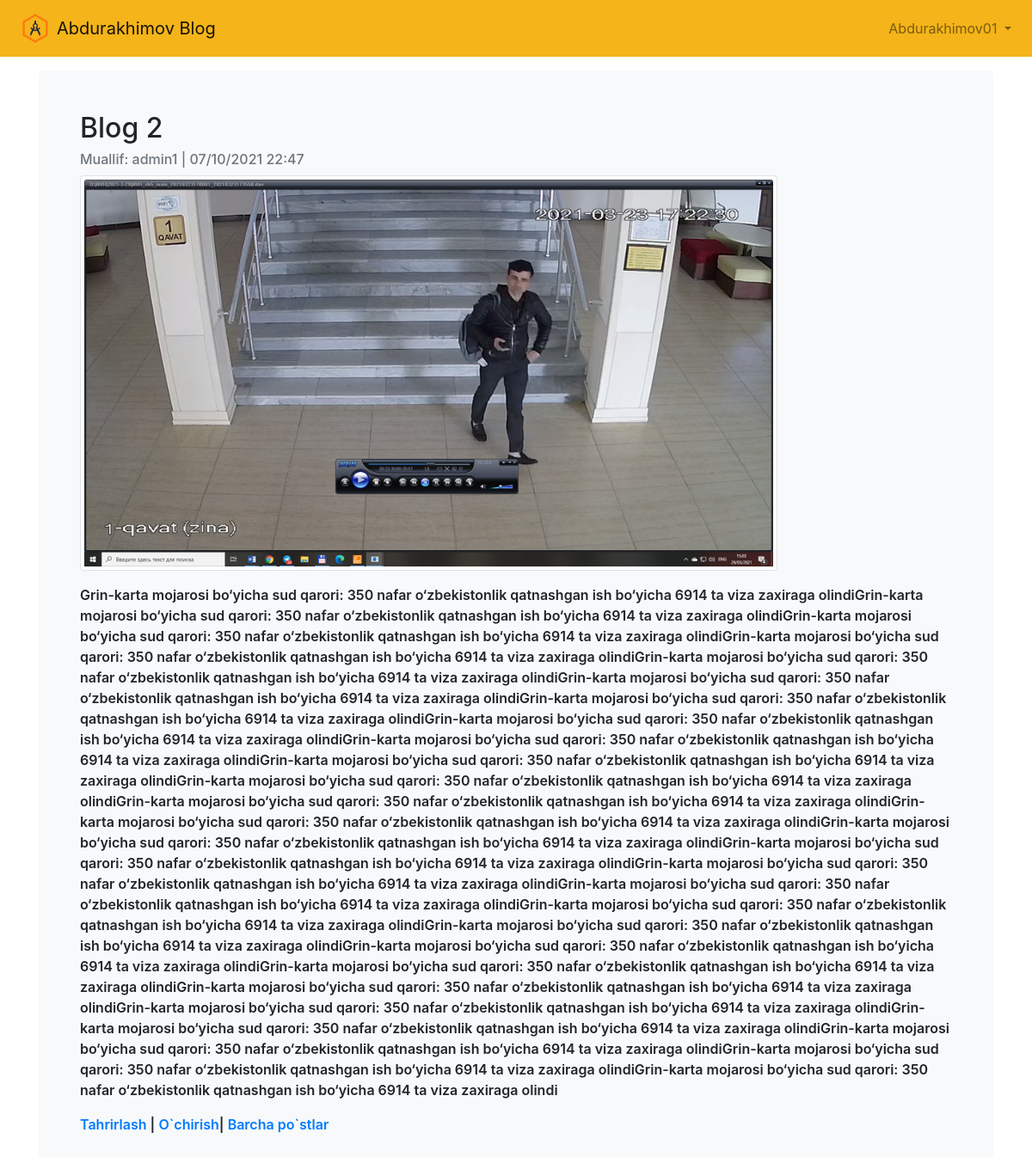
Page /article/9/ (signed in) on the committed database.
### accounts/models.py (models this page shows)
class CustomUser(AbstractUser):
    age = models.PositiveIntegerField(null=True, blank=True)
    address  = models.CharField(max_length=200, null=True, blank=True)

### article/models.py (models this page shows, shortened)
class Article(models.Model):
    title = models.CharField(max_length=150)
    summary = models.CharField(max_length=200, blank=True)
    body = RichTextField()
    photo = models.ImageField(upload_to='images/', blank=True)
    date = models.DateTimeField(auto_now_add=True)
    author = models.ForeignKey(
        get_user_model(),
        on_delete=models.CASCADE,
    )

### article/views.py (the view)
# urls.py: path('<int:pk>/', ArticleDetail.as_view(), name='article_detail'),
class ArticleDetail(DetailView):
    model = Article
    template_name = 'article_detail.html'

### templates/article_detail.html
{% extends 'base.html' %}
{% block content %}
<div class="bg-light p-5 rounded">
    <h2>{{ object.title }}</h2>
    <h6 class="card-subtitle mb-2 text-muted mt-2">Muallif: {{ object.author }} | {{ article.date|date:'d/m/Y G:i' }}</h6>
    {% if object.photo %}
    <img class="rounded d-block img-thumbnail" style="width:80%" src="{{ article.photo.url }}"alt="{{ article.title }}">
    {% endif%}
    <p class="mt-3">{{ object.body|safe }}</p>
 {% if user.is_superuser or user.is_staff %}
    <a href="{% url 'article_edit' article.pk %}" >Tahrirlash</a> |
    <a href="{% url 'article_delete' article.pk %}" >O`chirish</a>|
    <a href="{% url 'article_list' %}" >Barcha po`stlar</a>
{% else %}
    <a href="{% url 'article_list' %}" >Barcha po`stlar</a>
{% endif %}
</div>
{% endblock content %}

### templates/base.html (shortened to what this page needs)
{% load static  %}
<!DOCTYPE html>
<html lang="en">
<head>
    <link rel="stylesheet" href="https://cdn.jsdelivr.net/npm/bootstrap@4.5.3/dist/css/bootstrap.min.css">
</head>
<body>
        <nav class="navbar navbar-expand-lg navbar-light" style="background-color: #F4B41A;">
                <img src="/media/logo/logo.png" width="50" height="50" class="d-inline-block align-top" alt="">
                <a class="navbar-brand" href="{% url 'home' %}">
                Abdurakhimov Blog
            </a>
            <div class="collapse navbar-collapse" id="navbarSupportedContent">
                {% if user.is_authenticated %}
                    <ul class="navbar-nav ml-auto">
                        <li class="nav-item">
                            <a class="nav-link dropdown-toggle" href="#"
                                id="navbarDropdown" role="button" data-toggle="dropdown"
                                aria-haspopup="true" aria-expanded="false">
                                {{ user.username | title }}
                            </a>
                        </li>
                    </ul>
                {% else %}
                    <form class="form-inline ml-auto">
                        <a href="{% url 'login' %}" class="btn btn-outline-light">Kirish</a>
                        <a href="{% url 'signup' %}" class="btn btn-primary ml-2">Ro'yxatdan o'tish</a>
                    </form>
                {% endif %}
            </div>
        </nav>
    <main>
     <div class="container mt-3" style="font-weight:600">
    {% block content %}
    {% endblock content %}
     </div>
    </main>
</body>
</html>

### rows in the picture
CustomUser: username "Abdurakhimov01"
Article: title "Blog 2", author "admin1", date "07/10/2021 22:47", photo (picture), body "Grin-karta mojarosi bo‘yicha sud qarori: 350 nafar o‘zbekistonlik qatnashgan ish bo‘yicha 6914 ta viza zaxiraga olindiGrin-karta mojarosi bo‘yicha sud qarori: 350 nafar o‘zbekistonlik qatnashgan ish bo‘yicha 6914 ta viza zaxiraga olindiGrin-karta mojarosi bo‘yicha sud qarori: 350 nafar o‘zbekistonlik qatnashgan ish bo‘yicha 6914 ta viza zaxiraga olindiGrin-karta mojarosi bo‘yicha sud qarori: 350 nafar o‘zbekistonlik qatnashgan ish bo‘yicha 6914 ta viza zaxiraga olindiGrin-karta mojarosi bo‘yicha sud qarori: 350 nafar o‘zbekistonlik qatnashgan ish bo‘yicha 6914 ta viza zaxiraga olindiGrin-karta mojarosi bo‘yicha sud qarori: 350 nafar o‘zbekistonlik qatnashgan ish bo‘yicha 6914 ta viza…"
